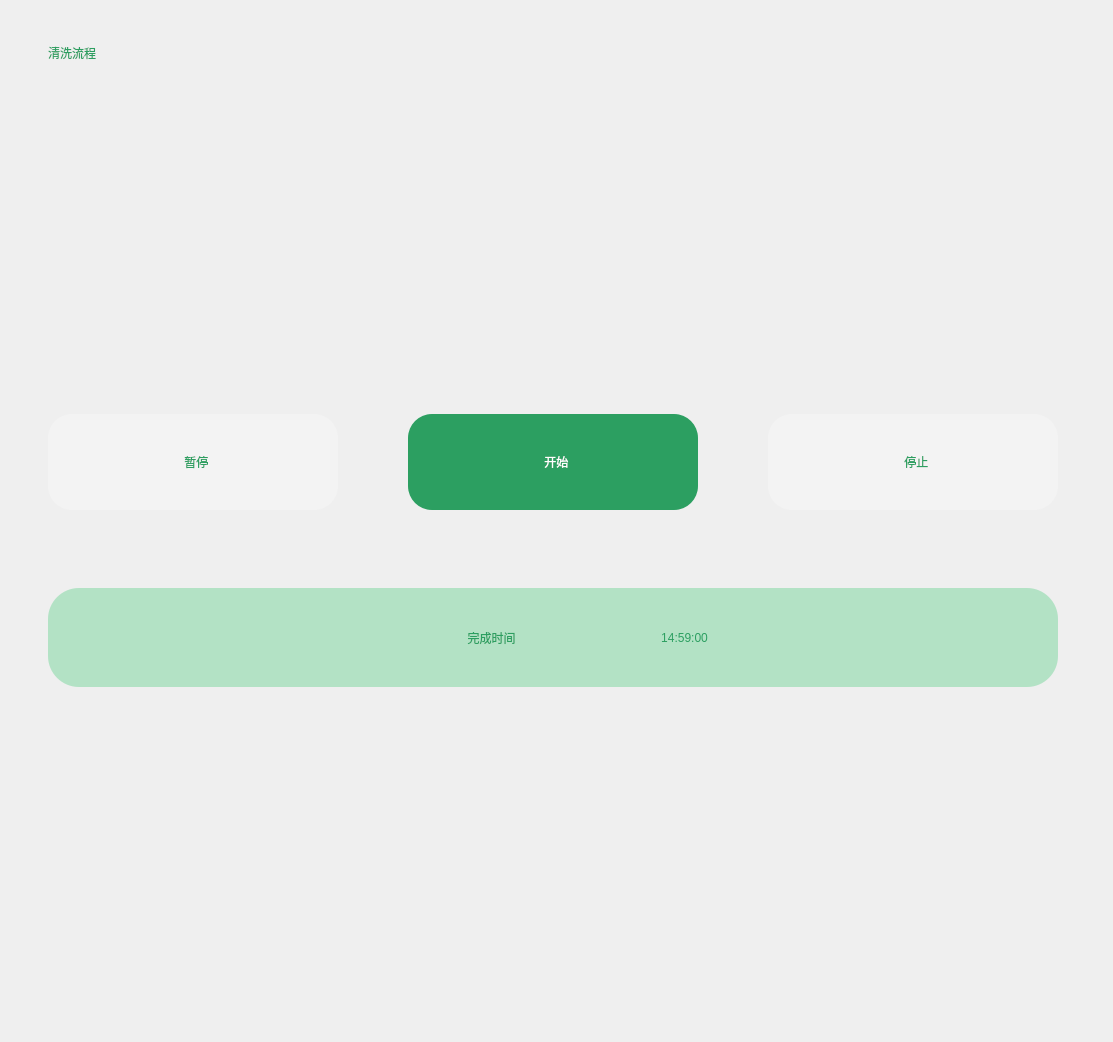
                           <widget class="QWidget" name="widget_57" native="true">
                            <property name="styleSheet">
                             <string notr="true">QWidget#widget_57{
	background-color:white;
	border-radius:30px;
}</string>
                            </property>
                            <layout class="QVBoxLayout" name="verticalLayout_23" stretch="1,50">
                             <property name="spacing">
                              <number>0</number>
                             </property>
                             <property name="leftMargin">
                              <number>48</number>
                             </property>
                             <property name="topMargin">
                              <number>0</number>
                             </property>
                             <property name="rightMargin">
                              <number>55</number>
                             </property>
                             <property name="bottomMargin">
                              <number>0</number>
                             </property>
                             <item>
                              <widget class="QWidget" name="widget_60" native="true">
                               <layout class="QHBoxLayout" name="horizontalLayout_64">
                                <property name="spacing">
                                 <number>0</number>
                                </property>
                                <property name="leftMargin">
                                 <number>0</number>
                                </property>
                                <property name="topMargin">
                                 <number>44</number>
                                </property>
                                <property name="rightMargin">
                                 <number>0</number>
                                </property>
                                <property name="bottomMargin">
                                 <number>0</number>
                                </property>
                                <item>
                                 <widget class="QLabel" name="label_16">
                                  <property name="styleSheet">
                                   <string notr="true">color:rgb(44, 159, 97);</string>
                                  </property>
                                  <property name="text">
                                   <string>清洗流程</string>
                                  </property>
                                 </widget>
                                </item>
                               </layout>
                              </widget>
                             </item>
                             <item>
                              <widget class="QWidget" name="widget_61" native="true">
                               <layout class="QVBoxLayout" name="verticalLayout_24" stretch="1,1,10">
                                <property name="spacing">
                                 <number>0</number>
                                </property>
                                <property name="leftMargin">
                                 <number>0</number>
                                </property>
                                <property name="topMargin">
                                 <number>0</number>
                                </property>
                                <property name="rightMargin">
                                 <number>0</number>
                                </property>
                                <property name="bottomMargin">
                                 <number>0</number>
                                </property>
                                <item>
                                 <widget class="QWidget" name="clean_load_widget" native="true">
                                  <property name="minimumSize">
                                   <size>
                                    <width>0</width>
                                    <height>286</height>
                                   </size>
                                  </property>
                                  <property name="maximumSize">
                                   <size>
                                    <width>16777215</width>
                                    <height>286</height>
                                   </size>
                                  </property>
                                 </widget>
                                </item>
                                <item>
                                 <widget class="QWidget" name="widget_63" native="true">
                                  <property name="styleSheet">
                                   <string notr="true"/>
                                  </property>
                                  <layout class="QHBoxLayout" name="horizontalLayout_65">
                                   <property name="spacing">
                                    <number>70</number>
                                   </property>
                                   <property name="leftMargin">
                                    <number>0</number>
                                   </property>
                                   <property name="topMargin">
                                    <number>66</number>
                                   </property>
                                   <property name="rightMargin">
                                    <number>0</number>
                                   </property>
                                   <property name="bottomMargin">
                                    <number>78</number>
                                   </property>
                                   <item>
                                    <widget class="QPushButton" name="clean_pause">
                                     <property name="minimumSize">
                                      <size>
                                       <width>290</width>
                                       <height>96</height>
                                      </size>
                                     </property>
                                     <property name="maximumSize">
                                      <size>
                                       <width>290</width>
                                       <height>96</height>
                                      </size>
                                     </property>
                                     <property name="toolTipDuration">
                                      <number>-1</number>
                                     </property>
                                     <property name="layoutDirection">
                                      <enum>Qt::LeftToRight</enum>
                                     </property>
                                     <property name="styleSheet">
                                      <string notr="true">QPushButton#clean_pause{
	background-color:rgba(243, 243, 243, 1);
	color:rgb(44, 159, 97);
	border-radius:24px;
}
QPushButton#clean_pause:hover{
	background-color:rgb(44, 159, 97, 0.7);
	color:rgba(255,255,255,200);
	color:white;
	border-radius:24px;
}
QPushButton#clean_pause:pressed{
	padding-left:5px;
	padding-top:5px;
	background-color:rgb(44, 159, 97);
	color:white;
	border-radius:24px;
}
QPushButton#clean_pause:checked {
    background-color:rgb(44, 159, 97);
	color:white;
	border-radius:24px;
}</string>
                                     </property>
                                     <property name="text">
                                      <string>  暂停</string>
                                     </property>
                                     <property name="icon">
                                      <iconset resource="../drawable/drawable.qrc">
                                       <normaloff>:/icon/icon_clean_pause.png</normaloff>:/icon/icon_clean_pause.png</iconset>
                                     </property>
                                     <property name="iconSize">
                                      <size>
                                       <width>40</width>
                                       <height>40</height>
                                      </size>
                                     </property>
                                     <property name="checkable">
                                      <bool>true</bool>
                                     </property>
                                     <property name="autoRepeatDelay">
                                      <number>300</number>
                                     </property>
                                     <property name="autoRepeatInterval">
                                      <number>100</number>
                                     </property>
                                    </widget>
                                   </item>
                                   <item>
                                    <widget class="QPushButton" name="clean_begin">
                                     <property name="minimumSize">
                                      <size>
                                       <width>290</width>
                                       <height>96</height>
                                      </size>
                                     </property>
                                     <property name="maximumSize">
                                      <size>
                                       <width>290</width>
                                       <height>96</height>
                                      </size>
                                     </property>
                                     <property name="styleSheet">
                                      <string notr="true">QPushButton#clean_begin{
	background-color:rgba(243, 243, 243, 1);
	color:rgb(44, 159, 97);
	border-radius:24px;
}
QPushButton#clean_begin:hover{
	background-color:rgb(44, 159, 97, 0.7);
	color:rgba(255,255,255,200);
	color:white;
	border-radius:24px;
}
QPushButton#clean_begin:pressed{
	padding-left:5px;
	padding-top:5px;
	background-color:rgb(44, 159, 97);
	color:white;
	border-radius:24px;
}
QPushButton#clean_begin:checked {
    background-color:rgb(44, 159, 97);
	color:white;
	border-radius:24px;
}</string>
                                     </property>
                                     <property name="text">
                                      <string>  开始</string>
                                     </property>
                                     <property name="icon">
                                      <iconset resource="../drawable/drawable.qrc">
                                       <normaloff>:/icon/icon_clean_begin.png</normaloff>:/icon/icon_clean_begin.png</iconset>
                                     </property>
                                     <property name="iconSize">
                                      <size>
                                       <width>40</width>
                                       <height>40</height>
                                      </size>
                                     </property>
                                     <property name="checkable">
                                      <bool>true</bool>
                                     </property>
                                     <property name="checked">
                                      <bool>true</bool>
                                     </property>
                                    </widget>
                                   </item>
                                   <item>
                                    <widget class="QPushButton" name="clean_stop">
                                     <property name="minimumSize">
                                      <size>
                                       <width>290</width>
                                       <height>96</height>
                                      </size>
                                     </property>
                                     <property name="maximumSize">
                                      <size>
                                       <width>290</width>
                                       <height>96</height>
                                      </size>
                                     </property>
                                     <property name="styleSheet">
                                      <string notr="true">QPushButton#clean_stop{
	background-color:rgba(243, 243, 243, 1);
	color:rgb(44, 159, 97);
	border-radius:24px;
}
QPushButton#clean_stop:hover{
	background-color:rgb(44, 159, 97, 0.7);
	color:rgba(255,255,255,200);
	color:white;
	border-radius:24px;
}
QPushButton#clean_stop:pressed{
	padding-left:5px;
	padding-top:5px;
	background-color:rgb(44, 159, 97);
	color:white;
	border-radius:24px;
}</string>
                                     </property>
                                     <property name="text">
                                      <string>  停止</string>
                                     </property>
                                     <property name="icon">
                                      <iconset resource="../drawable/drawable.qrc">
                                       <normaloff>:/icon/icon_clean_stop.png</normaloff>:/icon/icon_clean_stop.png</iconset>
                                     </property>
                                     <property name="iconSize">
                                      <size>
                                       <width>40</width>
                                       <height>40</height>
                                      </size>
                                     </property>
                                    </widget>
                                   </item>
                                  </layout>
                                 </widget>
                                </item>
                                <item>
                                 <widget class="QWidget" name="widget_64" native="true">
                                  <layout class="QVBoxLayout" name="verticalLayout_25">
                                   <property name="spacing">
                                    <number>0</number>
                                   </property>
                                   <property name="leftMargin">
                                    <number>0</number>
                                   </property>
                                   <property name="topMargin">
                                    <number>0</number>
                                   </property>
                                   <property name="rightMargin">
                                    <number>0</number>
                                   </property>
                                   <property name="bottomMargin">
                                    <number>0</number>
                                   </property>
                                   <item>
                                    <widget class="QWidget" name="widget_62" native="true">
                                     <property name="minimumSize">
                                      <size>
                                       <width>0</width>
                                       <height>99</height>
                                      </size>
                                     </property>
                                     <property name="maximumSize">
                                      <size>
                                       <width>16777215</width>
                                       <height>99</height>
                                      </size>
                                     </property>
                                     <property name="styleSheet">
                                      <string notr="true">QWidget#widget_62{
	background-color:rgba(179, 226, 197, 1);
	border-radius:31px;

}</string>
                                     </property>
                                     <layout class="QHBoxLayout" name="horizontalLayout_66">
                                      <property name="spacing">
                                       <number>20</number>
                                      </property>
                                      <property name="leftMargin">
                                       <number>287</number>
                                      </property>
                                      <property name="topMargin">
                                       <number>0</number>
                                      </property>
                                      <property name="rightMargin">
                                       <number>287</number>
                                      </property>
                                      <property name="bottomMargin">
                                       <number>0</number>
                                      </property>
                                      <item>
                                       <widget class="QLabel" name="label_18">
                                        <property name="minimumSize">
                                         <size>
                                          <width>50</width>
                                          <height>50</height>
                                         </size>
                                        </property>
                                        <property name="maximumSize">
                                         <size>
                                          <width>50</width>
                                          <height>50</height>
                                         </size>
                                        </property>
                                        <property name="styleSheet">
                                         <string notr="true">border-image: url(:/icon/icon_conduit_card_clock_green.png);</string>
                                        </property>
                                        <property name="text">
                                         <string/>
                                        </property>
                                       </widget>
                                      </item>
                                      <item>
                                       <widget class="QLabel" name="label_19">
                                        <property name="styleSheet">
                                         <string notr="true">color:rgb(44, 159, 97);</string>
                                        </property>
                                        <property name="text">
                                         <string>完成时间</string>
                                        </property>
                                        <property name="alignment">
                                         <set>Qt::AlignCenter</set>
                                        </property>
                                       </widget>
                                      </item>
                                      <item>
                                       <widget class="QLabel" name="clean_complete_date">
                                        <property name="styleSheet">
                                         <string notr="true">color:rgb(44, 159, 97);</string>
                                        </property>
                                        <property name="text">
                                         <string>14:59:00</string>
                                        </property>
                                        <property name="alignment">
                                         <set>Qt::AlignCenter</set>
                                        </property>
                                       </widget>
                                      </item>
                                     </layout>
                                    </widget>
                                   </item>
                                   <item>
                                    <spacer name="verticalSpacer_3">
                                     <property name="orientation">
                                      <enum>Qt::Vertical</enum>
                                     </property>
                                     <property name="sizeHint" stdset="0">
                                      <size>
                                       <width>20</width>
                                       <height>355</height>
                                      </size>
                                     </property>
                                    </spacer>
                                   </item>
                                  </layout>
                                 </widget>
                                </item>
                               </layout>
                              </widget>
                             </item>
                            </layout>
                           </widget>
